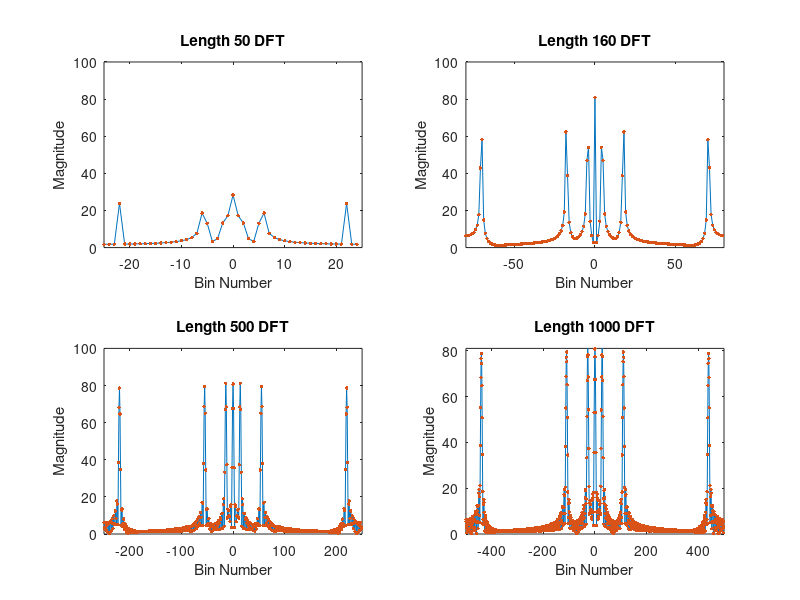
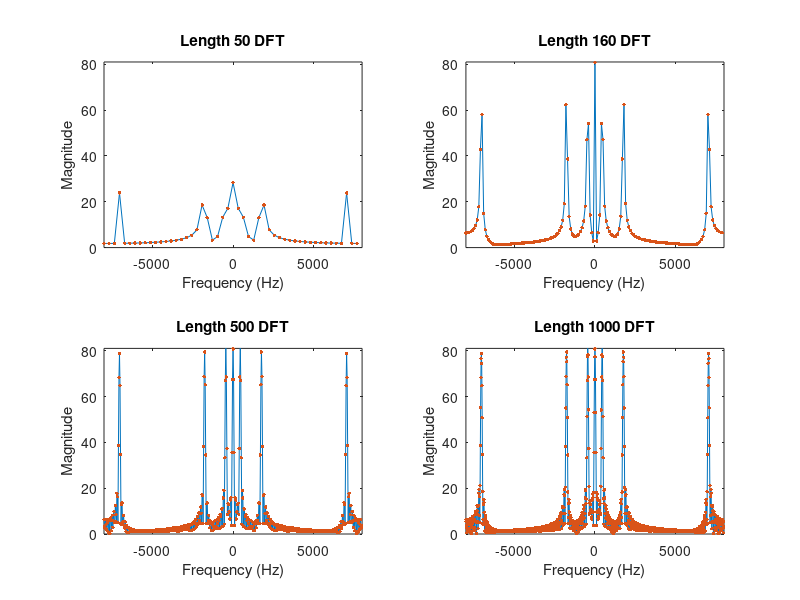
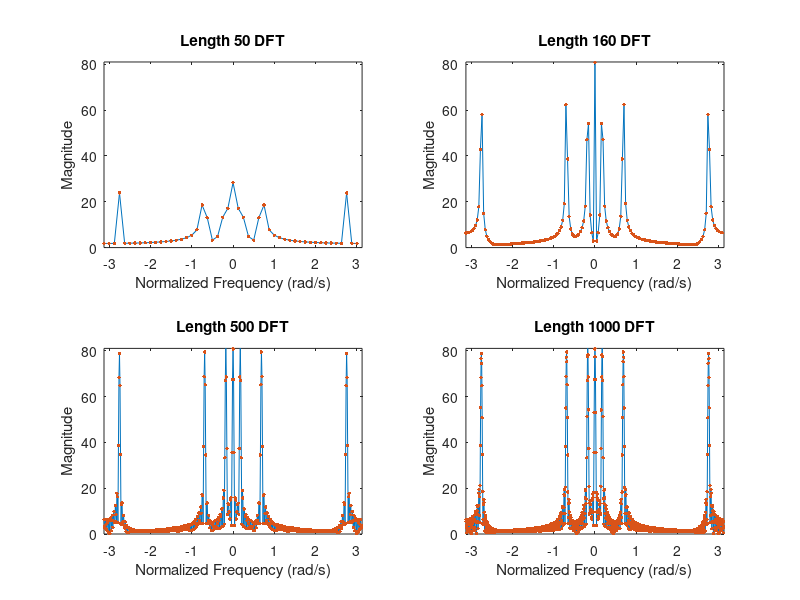

Source code (MATLAB) for these figures, in order:
%% Question 1 Comment Code
clear all; clc; close all;

fs = 16000;
tt = 0:1/fs:0.01-1/fs;

w0 = 888*pi;
w1 = 3520*pi;
w2 = 14080*pi;

x = 0.5 + cos(w0*tt) + cos(w1*tt + pi/4) + cos(w2*tt + 2*pi/3);

N = [50,length(x),500,1000];

X1 = fft(x,N(1));
X2 = fft(x,N(2));
X3 = fft(x,N(3));
X4 = fft(x,N(4));

% Answer in your comments: How is the DFT (using the FFT algorithm) 
% calculated when N is larger than the length of X? 
% the result is padded with zeroes if X is less than N
%

% Answer on your comments: How is the DFT (using the FFT algorithm) 
% calculated  when N is smaller than the length of X? 
%the result is truncated to length N

% Answer in your comments: Why would you not want to always make N as large
% as possible?
%because its more computationally expensive. And, if length N is greater
%than X, the result just gets padded with zeroes.

b1 = -ceil((N(1)-1)/2):floor((N(1)-1)/2);
b2 = -ceil((N(2)-1)/2):floor((N(2)-1)/2);
b3 = -ceil((N(3)-1)/2):floor((N(3)-1)/2);
b4 = -ceil((N(4)-1)/2):floor((N(4)-1)/2);

% Answer in your comments: What frequencies do the peaks represent?
%based on the 1000 DFT
% 0Hz, 448Hz, 1760Hz, 7040Hz

f1 = b1*fs/N(1);
f2 = b2*fs/N(2);
f3 = b3*fs/N(3);
f4 = b4*fs/N(4);

w1 = 2*pi/N(1)*b1;
w2 = 2*pi/N(2)*b2;
w3 = 2*pi/N(3)*b3;
w4 = 2*pi/N(4)*b4;

figure
subplot(221)
plot(b1,fftshift(abs(X1)))
hold on;
plot(b1,fftshift(abs(X1)), '.', 'markersize', 8)
hold off;
xlim([-N(1)/2 N(1)/2]); ylim([0 100]);
xlabel('Bin Number')
ylabel('Magnitude')
title(sprintf('Length %i DFT',N(1)))

subplot(222)
plot(b2,fftshift(abs(X2)))
hold on;
plot(b2,fftshift(abs(X2)), '.', 'markersize', 8)
hold off;
xlim([-N(2)/2 N(2)/2]); ylim([0 100]);
xlabel('Bin Number')
ylabel('Magnitude')
title(sprintf('Length %i DFT',N(2)))

subplot(223)
plot(b3,fftshift(abs(X3)))
hold on;
plot(b3,fftshift(abs(X3)), '.', 'markersize', 8)
hold off;
xlim([-N(3)/2 N(3)/2]); ylim([0 100]);
xlabel('Bin Number')
ylabel('Magnitude')
title(sprintf('Length %i DFT',N(3)))

subplot(224)
plot(b4,fftshift(abs(X4)))
hold on;
plot(b4,fftshift(abs(X4)), '.', 'markersize', 8)
hold off;
xlim([-N(4)/2 N(4)/2]); ylim([0 81]);
xlabel('Bin Number')
ylabel('Magnitude')
title(sprintf('Length %i DFT',N(4)))



figure
subplot(221)
plot(f1,fftshift(abs(X1)))
hold on;
plot(f1,fftshift(abs(X1)), '.', 'markersize', 8)
hold off;
xlim([-fs/2 fs/2]); ylim([0 81]);
xlabel('Frequency (Hz)')
ylabel('Magnitude')
title(sprintf('Length %i DFT',N(1)))

subplot(222)
plot(f2,fftshift(abs(X2)))
hold on;
plot(f2,fftshift(abs(X2)), '.', 'markersize', 8)
hold off;
xlim([-fs/2 fs/2]); ylim([0 81]);
xlabel('Frequency (Hz)')
ylabel('Magnitude')
title(sprintf('Length %i DFT',N(2)))

subplot(223)
plot(f3,fftshift(abs(X3)))
hold on;
plot(f3,fftshift(abs(X3)), '.', 'markersize', 8)
hold off;
xlim([-fs/2 fs/2]); ylim([0 81]);
xlabel('Frequency (Hz)')
ylabel('Magnitude')
title(sprintf('Length %i DFT',N(3)))

subplot(224)
plot(f4,fftshift(abs(X4)))
hold on;
plot(f4,fftshift(abs(X4)), '.', 'markersize', 8)
hold off;
xlim([-fs/2 fs/2]); ylim([0 81]);
xlabel('Frequency (Hz)')
ylabel('Magnitude')
title(sprintf('Length %i DFT',N(4)))





figure
subplot(221)
plot(w1,fftshift(abs(X1)))
hold on;
plot(w1,fftshift(abs(X1)), '.', 'markersize', 8)
hold off;
xlim([-pi pi]); ylim([0 81]);
xlabel('Normalized Frequency (rad/s)');
ylabel('Magnitude')
title(sprintf('Length %i DFT',N(1)))

subplot(222)
plot(w2,fftshift(abs(X2)))
hold on;
plot(w2,fftshift(abs(X2)), '.', 'markersize', 8)
hold off;
xlim([-pi pi]); ylim([0 81]);
xlabel('Normalized Frequency (rad/s)');
ylabel('Magnitude')
title(sprintf('Length %i DFT',N(2)))

subplot(223)
plot(w3,fftshift(abs(X3)))
hold on;
plot(w3,fftshift(abs(X3)), '.', 'markersize', 8)
hold off;
xlim([-pi pi]); ylim([0 81]);
xlabel('Normalized Frequency (rad/s)');
ylabel('Magnitude')
title(sprintf('Length %i DFT',N(3)))

subplot(224)
plot(w4,fftshift(abs(X4)))
hold on;
plot(w4,fftshift(abs(X4)), '.', 'markersize', 8)
hold off;
xlim([-pi pi]); ylim([0 81]);
xlabel('Normalized Frequency (rad/s)')
ylabel('Magnitude')
title(sprintf('Length %i DFT',N(4)))

% Answer in your comments: How does the length of the DFT affect the
% magnitude? Be sure to zoom in on the bases of the peaks in each DFT
% magnitude plot.
%the magnitude is greater for all frequencies of the signal as the DFT
%increases in length to 500. After that, there is no significant difference
%in the magnitudes.

